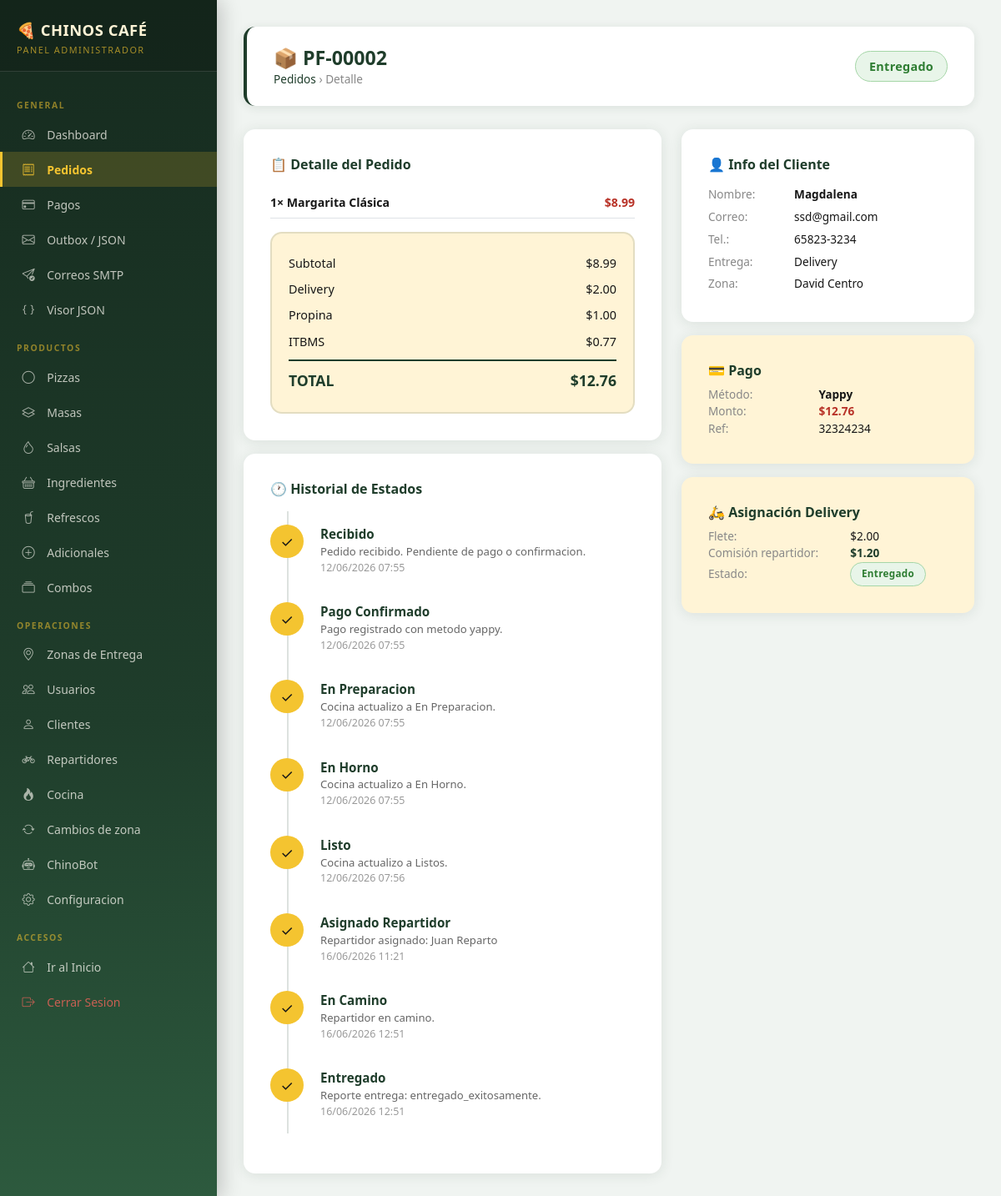
Screenshot of /admin/pedidos/2 (signed in) with the database file from the repository.
### app/models.py (models this page shows, shortened)
class Order(db.Model):
    __tablename__ = 'pedidos'
    id = db.Column(db.Integer, primary_key=True)
    id_cliente = db.Column(db.Integer, db.ForeignKey('usuarios.id'), nullable=False)
    id_metodo_entrega = db.Column(db.Integer, db.ForeignKey('metodos_entrega.id'), nullable=False)
    id_sucursal = db.Column(db.Integer, db.ForeignKey('sucursales.id'), nullable=False)
    id_zona = db.Column(db.Integer, db.ForeignKey('zonas_entrega.id'), nullable=True)
    subtotal = db.Column(db.Numeric(10, 2), nullable=False)
    monto_delivery = db.Column(db.Numeric(10, 2), default=0.00)
    descuento = db.Column(db.Numeric(10, 2), default=0.00)
    impuesto = db.Column(db.Numeric(10, 2), default=0.00)
    propina = db.Column(db.Numeric(10, 2), default=0.00)
    total = db.Column(db.Numeric(10, 2), nullable=False)
    estado_actual = db.Column(db.String(50), default='recibido')
    direccion_entrega = db.Column(db.Text)
    observaciones = db.Column(db.Text)
    motivo_cancelacion = db.Column(db.Text)
    cancelado_por = db.Column(db.Integer, db.ForeignKey('usuarios.id'))
    fecha_cancelacion = db.Column(db.DateTime)
    fecha_pedido = db.Column(db.DateTime, default=datetime.utcnow)
    detalles = db.relationship('OrderDetail', backref='pedido', lazy='dynamic', cascade='all, delete-orphan')
    historial = db.relationship('OrderStatusHistory', backref='pedido', lazy='dynamic', cascade='all, delete-orphan')
    pagos = db.relationship('Payment', backref='pedido', lazy='dynamic')
    retiro = db.relationship('LocalPickup', backref='pedido', uselist=False)
    asignacion = db.relationship('DeliveryAssignment', backref='pedido', uselist=False)
    reporte_entrega = db.relationship('DeliveryReport', backref='pedido', uselist=False)
    zona = db.relationship('DeliveryZone', backref='pedidos')
    sucursal = db.relationship('Branch', backref='pedidos')
    metodo_entrega = db.relationship('DeliveryMethod', backref='pedidos')
    @property
    def numero(self):
        return f'PF-{self.id:05d}'

class OrderDetail(db.Model):
    __tablename__ = 'pedido_detalle'
    id = db.Column(db.Integer, primary_key=True)
    id_pedido = db.Column(db.Integer, db.ForeignKey('pedidos.id'), nullable=False)
    tipo_item = db.Column(db.String(20), nullable=False)
    id_item = db.Column(db.Integer, nullable=False)
    nombre_item = db.Column(db.String(120), nullable=False)
    cantidad = db.Column(db.Integer, nullable=False)
    precio_unitario = db.Column(db.Numeric(10, 2), nullable=False)
    subtotal = db.Column(db.Numeric(10, 2), nullable=False)
    ingredientes_extra = db.Column(db.Text)  # JSON string for custom pizza ingredients

class OrderStatusHistory(db.Model):
    __tablename__ = 'pedido_estados_historial'
    id = db.Column(db.Integer, primary_key=True)
    id_pedido = db.Column(db.Integer, db.ForeignKey('pedidos.id'), nullable=False)
    estado = db.Column(db.String(50), nullable=False)
    descripcion = db.Column(db.Text)
    actualizado_por = db.Column(db.Integer, db.ForeignKey('usuarios.id'))
    fecha_estado = db.Column(db.DateTime, default=datetime.utcnow)
    actualizado_por_user = db.relationship('User', foreign_keys=[actualizado_por])

class User(UserMixin, db.Model):
    __tablename__ = 'usuarios'
    id = db.Column(db.Integer, primary_key=True)
    id_rol = db.Column(db.Integer, db.ForeignKey('roles.id'), nullable=False)
    nombre = db.Column(db.String(100), nullable=False)
    correo = db.Column(db.String(120), unique=True)
    telefono = db.Column(db.String(30))
    direccion = db.Column(db.Text)
    id_zona_preferida = db.Column(db.Integer, db.ForeignKey('zonas_entrega.id'))
    foto_perfil = db.Column(db.String(255))
    usuario = db.Column(db.String(50), unique=True, nullable=False)
    password_hash = db.Column(db.String(255), nullable=False)
    estado = db.Column(db.String(20), default='activo')
    fecha_creacion = db.Column(db.DateTime, default=datetime.utcnow)
    pedidos = db.relationship('Order', foreign_keys='Order.id_cliente', backref='cliente', lazy='dynamic')
    notificaciones = db.relationship('Notification', backref='usuario', lazy='dynamic')
    zona_preferida = db.relationship('DeliveryZone', foreign_keys=[id_zona_preferida])
    @property
    def rol_nombre(self):
        return self.role.nombre if self.role else ''
    def is_admin(self):
        return self.rol_nombre == 'Administrador'

class DeliveryMethod(db.Model):
    __tablename__ = 'metodos_entrega'
    id = db.Column(db.Integer, primary_key=True)
    nombre = db.Column(db.String(30), nullable=False)
    descripcion = db.Column(db.Text)
    activo = db.Column(db.Boolean, default=True)

class DeliveryZone(db.Model):
    __tablename__ = 'zonas_entrega'
    id = db.Column(db.Integer, primary_key=True)
    id_corregimiento = db.Column(db.Integer, db.ForeignKey('corregimientos.id'), nullable=False)
    nombre_zona = db.Column(db.String(120), nullable=False)
    descripcion = db.Column(db.Text)
    costo_delivery = db.Column(db.Numeric(10, 2), nullable=False)
    tiempo_estimado_min = db.Column(db.Integer, default=30)
    estado = db.Column(db.String(20), default='activa')

class Payment(db.Model):
    __tablename__ = 'pagos'
    id = db.Column(db.Integer, primary_key=True)
    id_pedido = db.Column(db.Integer, db.ForeignKey('pedidos.id'), nullable=False)
    metodo = db.Column(db.String(30), nullable=False)
    referencia = db.Column(db.String(100))
    monto = db.Column(db.Numeric(10, 2), nullable=False)
    estado = db.Column(db.String(20), default='pendiente')
    comprobante = db.Column(db.String(255))
    fecha_pago = db.Column(db.DateTime, default=datetime.utcnow)

class DeliveryAssignment(db.Model):
    __tablename__ = 'asignaciones_delivery'
    id = db.Column(db.Integer, primary_key=True)
    id_pedido = db.Column(db.Integer, db.ForeignKey('pedidos.id'), nullable=False)
    id_repartidor = db.Column(db.Integer, db.ForeignKey('repartidores.id'), nullable=False)
    monto_flete = db.Column(db.Numeric(10, 2), nullable=False)
    porcentaje_comision = db.Column(db.Numeric(5, 2), default=60.00)
    comision_repartidor = db.Column(db.Numeric(10, 2), nullable=False)
    ganancia_empresa_delivery = db.Column(db.Numeric(10, 2), nullable=False)
    propina = db.Column(db.Numeric(10, 2), default=0.00)
    estado = db.Column(db.String(20), default='asignado')
    fecha_asignacion = db.Column(db.DateTime, default=datetime.utcnow)
    fecha_entrega = db.Column(db.DateTime)

### app/routes/admin.py (the view)
@admin_bp.route('/pedidos/<int:pid>')
@login_required
@require_admin
def ver_pedido(pid):
    pedido = Order.query.get_or_404(pid)
    from app.models import OrderStatusHistory
    historial = OrderStatusHistory.query.filter_by(id_pedido=pid)\
                    .order_by(OrderStatusHistory.fecha_estado).all()
    drivers = Driver.query.filter_by(disponible=True).all()
    return render_template('admin/ver_pedido.html', pedido=pedido, historial=historial, drivers=drivers)

### app/routes/admin.py (called while the page is built)
def require_admin(f):
    from functools import wraps
    @wraps(f)
    def decorated(*args, **kwargs):
        if not current_user.is_authenticated or not current_user.is_admin():
            flash('Acceso restringido a administradores.', 'danger')
            return redirect(url_for('public.index'))
        return f(*args, **kwargs)
    return decorated

### app/templates/admin/ver_pedido.html (shortened to what this page needs)
{% extends "admin/base_admin.html" %}
{% block content %}
<div class="page-header">
  <div><h1>📦 {{ pedido.numero }}</h1><div class="breadcrumb-custom"><a href="{{ url_for('admin.pedidos') }}">Pedidos</a> › Detalle</div></div>
  <span class="badge-estado badge-{{ pedido.estado_actual }}" style="font-size:.9rem;padding:.4rem 1rem">{{ pedido.estado_actual.replace('_',' ').title() }}</span>
</div>
<div class="row g-4">
  <div class="col-lg-7">
    <div class="form-card mb-3">
      <h6 style="color:var(--basil);font-weight:700;margin-bottom:1rem">📋 Detalle del Pedido</h6>
      {% for det in pedido.detalles %}
      <div class="d-flex justify-content-between py-2 border-bottom" style="font-size:.88rem">
        <div><strong>{{ det.cantidad }}× {{ det.nombre_item }}</strong>{% if det.ingredientes_extra %}<br><small class="text-muted">{{ det.ingredientes_extra }}</small>{% endif %}</div>
        <span style="color:var(--tomato);font-weight:700">${{ "%.2f"|format(det.subtotal) }}</span>
      </div>
      {% endfor %}
      <div class="order-summary mt-3">
        <div class="order-row"><span>Subtotal</span><span>${{ "%.2f"|format(pedido.subtotal) }}</span></div>
        <div class="order-row"><span>Delivery</span><span>${{ "%.2f"|format(pedido.monto_delivery) }}</span></div>
        <div class="order-row"><span>Propina</span><span>${{ "%.2f"|format(pedido.propina or 0) }}</span></div>
        <div class="order-row"><span>ITBMS</span><span>${{ "%.2f"|format(pedido.impuesto) }}</span></div>
        <div class="order-row order-total"><span>TOTAL</span><span>${{ "%.2f"|format(pedido.total) }}</span></div>
      </div>
    </div>
    <div class="form-card">
      <h6 style="color:var(--basil);font-weight:700;margin-bottom:1rem">🕐 Historial de Estados</h6>
      <ul class="timeline">
        {% for h in historial %}
        <li class="timeline-item">
          <div class="timeline-dot done">✓</div>
          <div class="timeline-content">
            <div class="time-label">{{ h.estado.replace('_',' ').title() }}</div>
            <div class="time-desc">{{ h.descripcion or '' }}</div>
            <div class="time-date">{{ h.fecha_estado.strftime('%d/%m/%Y %H:%M') }}</div>
          </div>
        </li>
        {% endfor %}
      </ul>
    </div>
  </div>
  <div class="col-lg-5">
    <div class="form-card mb-3">
      <h6 style="color:var(--basil);font-weight:700;margin-bottom:.75rem">👤 Info del Cliente</h6>
      <table style="font-size:.85rem;width:100%">
        <tr><td style="color:#888;padding:.2rem 0">Nombre:</td><td><strong>{{ pedido.cliente.nombre }}</strong></td></tr>
        <tr><td style="color:#888;padding:.2rem 0">Correo:</td><td>{{ pedido.cliente.correo or '—' }}</td></tr>
        <tr><td style="color:#888;padding:.2rem 0">Tel.:</td><td>{{ pedido.cliente.telefono or '—' }}</td></tr>
        <tr><td style="color:#888;padding:.2rem 0">Entrega:</td><td>{{ pedido.metodo_entrega.nombre.replace('_',' ').title() if pedido.metodo_entrega else '—' }}</td></tr>
        {% if pedido.zona %}<tr><td style="color:#888;padding:.2rem 0">Zona:</td><td>{{ pedido.zona.nombre_zona }}</td></tr>{% endif %}
      </table>
    </div>
    {% set pago = pedido.pagos.filter_by(estado='pagado').first() %}
    {% if pago %}
    <div class="form-card mb-3" style="background:var(--cream)">
      <h6 style="color:var(--basil);font-weight:700;margin-bottom:.5rem">💳 Pago</h6>
      <table style="font-size:.85rem;width:100%">
        <tr><td style="color:#888">Método:</td><td><strong>{{ pago.metodo.replace('_',' ').title() }}</strong></td></tr>
        <tr><td style="color:#888">Monto:</td><td style="color:var(--tomato);font-weight:700">${{ "%.2f"|format(pago.monto) }}</td></tr>
        {% if pago.referencia %}<tr><td style="color:#888">Ref:</td><td>{{ pago.referencia }}</td></tr>{% endif %}
      </table>
    </div>
    {% endif %}
    {% if pedido.asignacion %}
    <div class="form-card" style="background:var(--cream)">
      <h6 style="color:var(--basil);font-weight:700;margin-bottom:.5rem">🛵 Asignación Delivery</h6>
      <table style="font-size:.85rem;width:100%">
        <tr><td style="color:#888">Flete:</td><td>${{ "%.2f"|format(pedido.asignacion.monto_flete) }}</td></tr>
        <tr><td style="color:#888">Comisión repartidor:</td><td style="color:var(--basil);font-weight:700">${{ "%.2f"|format(pedido.asignacion.comision_repartidor) }}</td></tr>
        <tr><td style="color:#888">Estado:</td><td><span class="badge-estado badge-{{ pedido.asignacion.estado }}">{{ pedido.asignacion.estado.title() }}</span></td></tr>
      </table>
    </div>
    {% endif %}
  </div>
</div>
{% endblock %}

### app/static/css/main.css (style rules this page uses)
:root { --basil: #1F3D2B; --cream: #FFF4D6; --tomato: #B83227; --cheese: #F4C430; --carbon: #171717; --warm: #FAF7F0; --basil-light: #2d5a3e; --shadow: 0 4px 20px rgba(31,61,43,.12); --shadow-lg: 0 8px 40px rgba(31,61,43,.18); --radius: 14px; --radius-sm: 8px; --transition: .25s ease; --font: 'Segoe UI', system-ui, -apple-system, sans-serif; }
*, *::before, *::after { box-sizing: border-box; margin: 0; padding: 0; }
html { font-size: 16px; scroll-behavior: smooth; }
body { font-family: var(--font); background: var(--warm); color: var(--carbon); min-height: 100vh; }
h1,h2,h3,h4,h5,h6 { line-height: 1.3; font-weight: 700; }
a { color: var(--basil); text-decoration: none; transition: color var(--transition); }
.form-card { background: white; border-radius: var(--radius); padding: 2rem; box-shadow: var(--shadow); }
.badge-estado { padding: .3rem .75rem; border-radius: 20px; font-size: .75rem; font-weight: 700; }
.badge-entregado { background: #e8f5e9; color: #2e7d32; }
.timeline { list-style: none; padding: 0; position: relative; }
.timeline::before { content: ''; position: absolute; left: 20px; top: 0; bottom: 0; width: 2px; background: rgba(31,61,43,.15); }
.timeline-item { display: flex; gap: 1.25rem; padding: 1rem 0; position: relative; }
.timeline-dot { width: 40px; height: 40px; border-radius: 50%; flex-shrink: 0; display: flex; align-items: center; justify-content: center; font-size: 1.1rem; position: relative; z-index: 1; background: #e9ecef; color: #999; transition: all .3s ease; }
.timeline-dot.done { background: var(--cheese); color: var(--carbon); }
.timeline-content .time-label { font-weight: 700; color: var(--basil); font-size: .95rem; }
.timeline-content .time-desc { color: #666; font-size: .82rem; }
.timeline-content .time-date { color: #999; font-size: .78rem; }
.page-header { background: white; border-radius: var(--radius); padding: 1.5rem 2rem; margin-bottom: 1.5rem; box-shadow: var(--shadow); display: flex; align-items: center; justify-content: space-between; flex-wrap: wrap; gap: 1rem; }
.page-header h1 { font-size: 1.5rem; color: var(--basil); margin: 0; }
.breadcrumb-custom { color: #888; font-size: .85rem; }
.breadcrumb-custom a { color: var(--basil); }
.order-summary { background: var(--cream); border-radius: var(--radius); padding: 1.25rem; border: 2px solid rgba(31,61,43,.12); }
.order-row { display: flex; justify-content: space-between; padding: .3rem 0; font-size: .9rem; }
.order-total { font-weight: 800; font-size: 1.1rem; color: var(--basil); border-top: 2px solid var(--basil); padding-top: .6rem; margin-top: .4rem; }
:root { --basil-dark: #162b1f; --basil-mid: #2d5a3e; --gold: #e6b800; --sidebar-w: 260px; --admin-bg: #f0f4f1; }
body:has(.sidebar) { display: flex; overflow: hidden; height: 100vh; }
.page-header { background: white; border-radius: var(--radius); padding: 1.4rem 2rem; margin-bottom: 1.75rem; box-shadow: 0 2px 12px rgba(31,61,43,.1); display: flex; align-items: center; justify-content: space-between; flex-wrap: wrap; gap: 1rem; border-left: 4px solid var(--basil); }
.page-header h1 { font-size: 1.45rem; color: var(--basil); margin: 0; }
.form-card { background: white; border-radius: var(--radius); padding: 2rem; box-shadow: 0 2px 16px rgba(31,61,43,.1); transition: box-shadow .2s ease; }
.badge-estado { padding: .3rem .8rem; border-radius: 20px; font-size: .73rem; font-weight: 700; letter-spacing: .3px; display: inline-flex; align-items: center; gap: .35rem; }
.badge-entregado { background: #e8f5e9; color: #2e7d32; border: 1px solid #a5d6a7; }
.form-card, .stat-card, .table-custom { animation: fadeInUp .35s ease both; }

### rows the page displays
Order: numero "PF-00002", estado_actual.replace "Entregado", subtotal "8.99", monto_delivery "2.00", propina "1.00", impuesto "0.77", total "12.76"
OrderDetail: cantidad "1", nombre_item "Margarita Clásica", subtotal "8.99"
OrderStatusHistory: estado.replace "Recibido", descripcion "Pedido recibido. Pendiente de pago o confirmacion.", fecha_estado "12/06/2026 07:55"
OrderStatusHistory: estado.replace "Pago Confirmado", descripcion "Pago registrado con metodo yappy.", fecha_estado "12/06/2026 07:55"
OrderStatusHistory: estado.replace "En Preparacion", descripcion "Cocina actualizo a En Preparacion.", fecha_estado "12/06/2026 07:55"
OrderStatusHistory: estado.replace "En Horno", descripcion "Cocina actualizo a En Horno.", fecha_estado "12/06/2026 07:55"
OrderStatusHistory: estado.replace "Listo", descripcion "Cocina actualizo a Listos.", fecha_estado "12/06/2026 07:56"
OrderStatusHistory: estado.replace "Asignado Repartidor", descripcion "Repartidor asignado: Juan Reparto", fecha_estado "16/06/2026 11:21"
OrderStatusHistory: estado.replace "En Camino", descripcion "Repartidor en camino.", fecha_estado "16/06/2026 12:51"
OrderStatusHistory: estado.replace "Entregado", descripcion "Reporte entrega: entregado_exitosamente.", fecha_estado "16/06/2026 12:51"
User: cliente.nombre "Magdalena", cliente "ssd@gmail.com", cliente "65823-3234"
DeliveryMethod: metodo_entrega.nombre.replace "Delivery"
DeliveryZone: zona.nombre_zona "David Centro"
Payment: metodo.replace "Yappy", monto "12.76", referencia "32324234"
DeliveryAssignment: asignacion.monto_flete "2.00", asignacion.comision_repartidor "1.20", asignacion.estado "Entregado"
